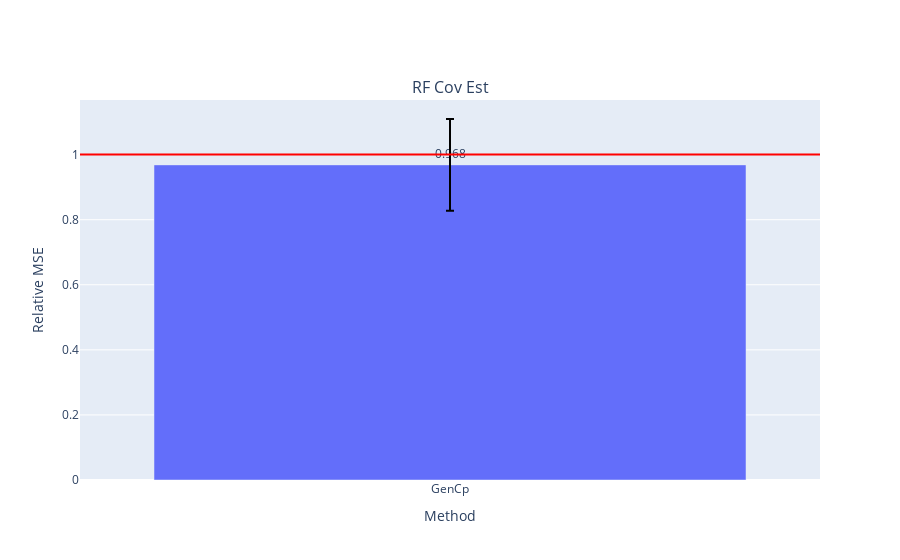

Notebook cell for this chart:
### Code cell
fig = make_subplots(
    rows=1, cols=len(models),
    subplot_titles=["RF Cov Est"])

for i, errs in enumerate(model_errs):
    risks = [err.mean() for err in errs]
    test_risk = risks[0]
    # elev_test_risk = risks[1]
    # est_risks = risks[2:]
    est_risks = risks[1:]

    df = pd.DataFrame({est_names[i]: errs[i+1] for i in np.arange(len(est_names))})

    fig.add_trace(go.Bar(
    #     x=['VRF', 'BF_WR', 'BF_FR'], 
        x = df.columns,
        y=(df).mean()/test_risk,
        marker_color=px.colors.qualitative.Plotly,
        text=np.around((df).mean()/test_risk,3),
        textposition='outside',
        error_y=dict(
            type='data',
            color='black',
            array=(df).std() / test_risk,
    #         array=(df/test_risk).clip(upper=(df/test_risk).quantile(.95),axis=1).std(),
    #         symmetric=False,
    #         array=(df/test_risk).quantile(.95) - (df/test_risk).mean(),
    #         arrayminus=(df/test_risk).mean() - (df/test_risk).quantile(.93)
        )
    #         array=(df).mean() + (df).std(),
    #         arrayminus=(df).mean() - (df).std())
    ), row=1, col=i+1)
    # fig.add_trace(go.Bar(
    #     name='Experimental',
    #     x=['GenCp', 'KFCV', 'SPCV'], y=(df).mean(),
    #     error_y=dict(type='data', array=[1, 2])
    # ))
    # fig.update_layout(barmode='group')
    fig.add_hline(y=1., line_color='red', row=1, col=i+1)
    # fig.add_hline(y=elev_test_risk / test_risk, line_color='gray', line_dash='dash', row=1, col=i+1)
    
    fig.update_xaxes(title_text="Method", row=1, col=i+1)
    fig.update_yaxes(title_text="Relative MSE", row=1, col=i+1)
    
# fig.update_layout(
# #     title=f"FC_\u03B4{delta}_snr{snr}_nk{noise_kernel}_nls{noise_length_scale}_nv{noise_nu}_Xk{X_kernel}_Xls{X_length_scale}_Xv{X_nu}",
#     title=title,
#     xaxis_title="Method",
#     yaxis_title="MSE",
# #     legend_title="Legend Title",
# #     font=dict(
# #         family="Courier New, monospace",
# #         size=18,
# #         color="RebeccaPurple"
# #     )
# )
# barfp = os.path.expanduser(savedir + fig.layout.title['text'] + ".jpeg")
# fig.write_image(os.path.expanduser(barfp))
fig.show()

### Figure 1 — Plotly figure (JSON) as saved in the notebook; plotly's stock layout.template omitted (floating-point values rounded to 4 significant figures)
{"data": [{"error_y": {"array": [0.141], "color": "black", "type": "data"}, "marker": {"color": ["#636EFA", "#EF553B", "#00CC96", "#AB63FA", "#FFA15A", "#19D3F3", "#FF6692", "#B6E880", "#FF97FF", "#FECB52"]}, "text": [0.968], "textposition": "outside", "type": "bar", "x": ["GenCp"], "xaxis": "x", "y": [0.9684], "yaxis": "y"}], "layout": {"annotations": [{"font": {"size": 16}, "showarrow": false, "text": "RF Cov Est", "x": 0.5, "xanchor": "center", "xref": "paper", "y": 1, "yanchor": "bottom", "yref": "paper"}], "shapes": [{"line": {"color": "red"}, "type": "line", "x0": 0, "x1": 1, "xref": "x domain", "y0": 1, "y1": 1, "yref": "y"}], "xaxis": {"anchor": "y", "domain": [0, 1], "title": {"text": "Method"}}, "yaxis": {"anchor": "x", "domain": [0, 1], "title": {"text": "Relative MSE"}}}}
